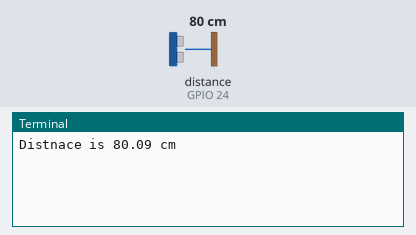
Bench run of a program on a simulated Raspberry Pi (BCM pin numbers). On the bench: the last lines printed to the terminal. Inputs (shaded band) come from the test bench; at power-on: distance to the obstacle (sensor on GPIO 24) 80 cm. The echo pulse lasts 58.3 µs per cm; the clock reads 2024-03-15 10:24:30 at power-on unless the program sets it.

Above: at 1.2 s.
1.3 s: distance to the obstacle (sensor on GPIO 24) set to 2 cm
At 2.6 s:
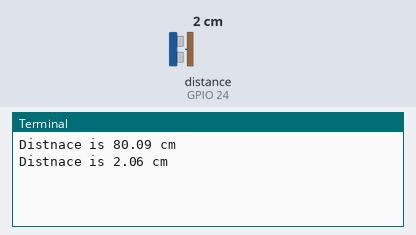
2.8 s: distance to the obstacle (sensor on GPIO 24) set to 4 cm
At 3.8 s:
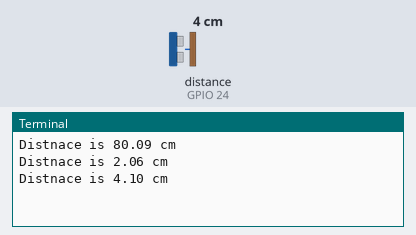
Timing chart, 0 to 5.8 s (numbered marks = the images above; inputs shaded):
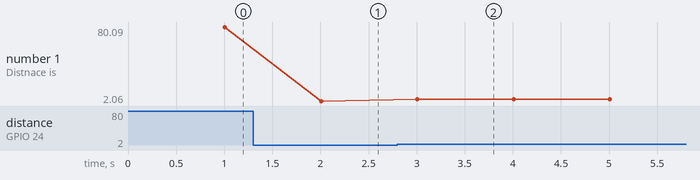

The program:

330HCSR04_Distance.py
```python
# Distance test with Ultrasonic Sensor HCSR04
# Jonathan Suh www.creapple.com

import RPi.GPIO as GPIO
import time

GPIO.setmode(GPIO.BCM)

TRIG = 23
ECHO = 24

GPIO.setup(TRIG,GPIO.OUT)
GPIO.setup(ECHO,GPIO.IN)

def getDistance():
  GPIO.output(TRIG, False)
  time.sleep(1)

  GPIO.output(TRIG, True)
  time.sleep(0.00001)
  GPIO.output(TRIG, False)

  while GPIO.input(ECHO)==0:               #Check whether the ECHO is LOW
    pulse_start = time.time()              #Saves the last known time of LOW pulse

  while GPIO.input(ECHO)==1:               #Check whether the ECHO is HIGH
    pulse_end = time.time()                #Saves the last known time of HIGH pulse

  pulse_duration = pulse_end - pulse_start #Get pulse duration to a variable

  distance = pulse_duration * 17150        #Multiply pulse duration by 17150 to get distance
  distance = round(distance, 2)            #Round to two decimal points

  return distance

if __name__ == '__main__':
  try:
    while True:
      distance_value = getDistance()
      if distance_value > 2 and distance_value < 400:
          print ("Distnace is %.2f cm" %distance_value)  #Print distance with 0.5 cm calibration
      else:
          print ("Out Of Range")                         #display out of range


  except KeyboardInterrupt:
    print ("Terminate program by Keyboard Interrupt")
    GPIO.cleanup()
```

Measured:
- after the input at 1.3 s, the terminal: prints a new line after 0.71 s (image 1)
- after the input at 2.8 s, the terminal: prints a new line after 0.21 s (image 2)
- plotted number 1: 80.09 → 2.06 after the input at 1.3 s, 2.06 → 4.1 after the input at 2.8 s
